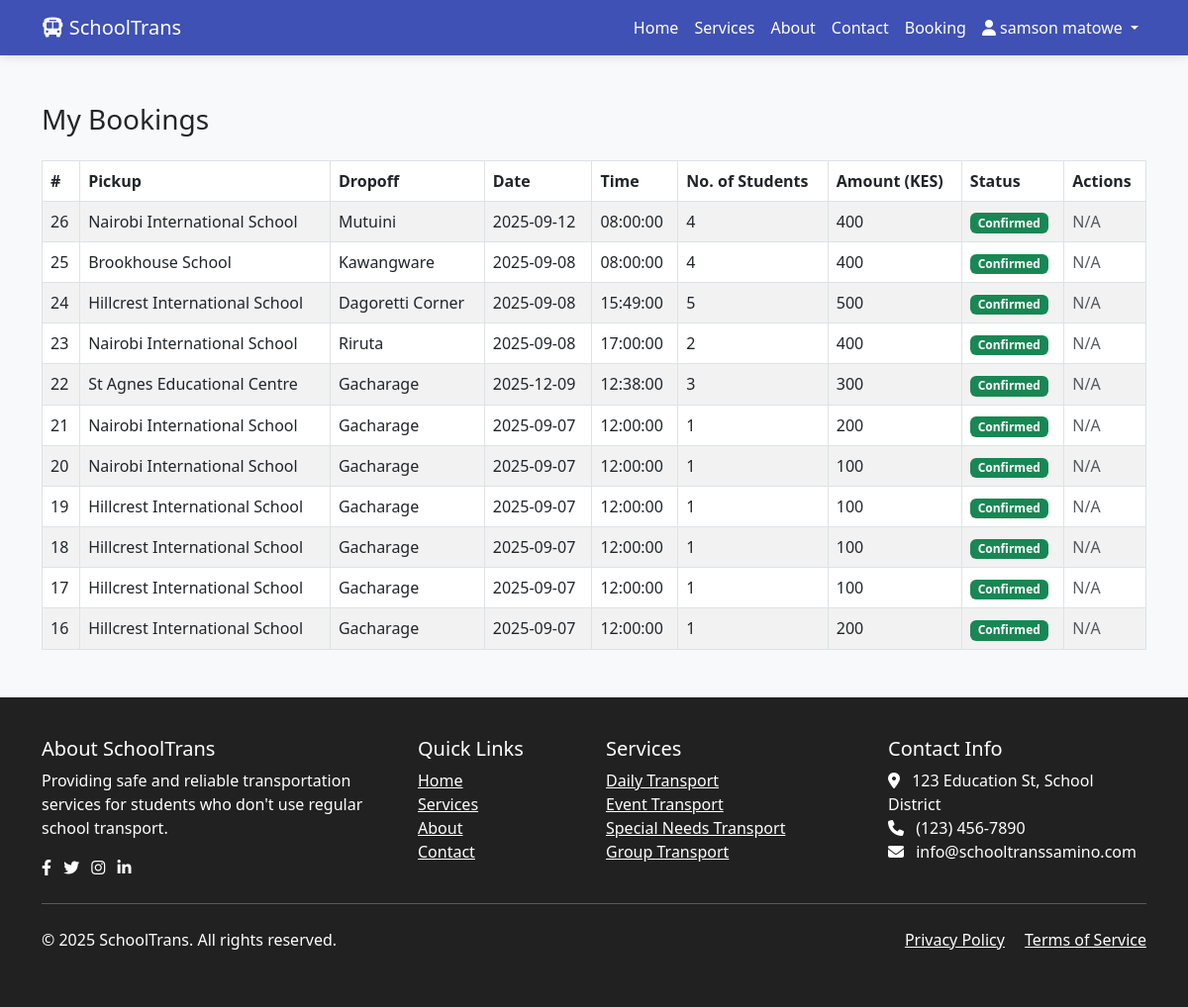
Screenshot of /my_bookings.php (signed in) with the database file from the repository.
### tables this page shows
CREATE TABLE `bookings` (
  `id` int(11) NOT NULL,
  `user_id` int(11) NOT NULL,
  `school_id` int(11) NOT NULL,
  `student_id` int(11) DEFAULT NULL,
  `route_id` int(11) DEFAULT NULL,
  `vehicle_id` int(11) DEFAULT NULL,
  `pickup_location` varchar(255) DEFAULT NULL,
  `booking_date` date NOT NULL,
  `journey_date` date NOT NULL,
  `pickup_time` time DEFAULT NULL,
  `dropoff_time` time DEFAULT NULL,
  `status` enum('pending','confirmed','cancelled','completed') DEFAULT 'pending',
  `distance` decimal(5,2) DEFAULT NULL,
  `created_at` datetime DEFAULT current_timestamp(),
  `pickup_address` varchar(255) DEFAULT NULL,
  `pickup_lat` decimal(10,8) DEFAULT NULL,
  `pickup_lng` decimal(11,8) DEFAULT NULL,
  `dropoff_location` varchar(255) DEFAULT NULL,
  `dropoff_address` varchar(255) DEFAULT NULL,
  `dropoff_lat` decimal(10,8) DEFAULT NULL,
  `dropoff_lng` decimal(11,8) DEFAULT NULL,
  `service_type` varchar(50) NOT NULL DEFAULT 'daily',
  `amount` decimal(10,2) NOT NULL DEFAULT 0.00,
  `payment_status` enum('pending','paid') NOT NULL DEFAULT 'pending',
  `no_of_students` int(11) NOT NULL DEFAULT 1,
  `driver_remarks` text DEFAULT NULL
);

### my_bookings.php (the view, shortened to what this page needs)
<?php
$pdo = new PDO("mysql:host=localhost;dbname=school_transport", "root", "");
$pdo->setAttribute(PDO::ATTR_ERRMODE, PDO::ERRMODE_EXCEPTION);
$user_id = $_SESSION['user_id'];
$stmt = $pdo->prepare("SELECT * FROM bookings WHERE student_id = :user_id ORDER BY created_at DESC");
$stmt->execute([':user_id' => $user_id]);
$bookings = $stmt->fetchAll(PDO::FETCH_ASSOC);
?>
<?php include 'header.php'; ?>
<div class="container my-5">
    <h3>My Bookings</h3>
    <table class="table table-bordered table-striped mt-4">
        <thead>
            <tr>
                <th>#</th>
                <th>Pickup</th>
                <th>Dropoff</th>
                <th>Date</th>
                <th>Time</th>
                <th>No. of Students</th>
                <th>Amount (KES)</th>
                <th>Status</th>
                <th>Actions</th>
            </tr>
        </thead>
        <tbody>
            <?php foreach($bookings as $b): ?>
            <?php
                switch($b['service_type']){
                    case 'daily':
                        $unit_price = 100;
                        break;
                    case 'event':
                        $unit_price = 200;
                        break;
                }
                $amount = $unit_price * $b['no_of_students'];
            ?>
            <tr>
                <td><?php echo $b['id']; ?></td>
                <td><?php echo htmlspecialchars($b['pickup_location']); ?></td>
                <td><?php echo htmlspecialchars($b['dropoff_location']); ?></td>
                <td><?php echo $b['journey_date']; ?></td>
                <td><?php echo $b['pickup_time']; ?></td>
                <td><?php echo $b['no_of_students']; ?></td>
                <td><?php echo number_format($amount); ?></td>
                <td>
                    <?php if($b['status'] == 'pending'): ?>
                        <span class="badge bg-warning text-dark">Pending</span>
                    <?php elseif($b['status'] == 'confirmed'): ?>
                        <span class="badge bg-success">Confirmed</span>
                    <?php else: ?>
                        <span class="badge bg-danger"><?php echo htmlspecialchars($b['status']); ?></span>
                    <?php endif; ?>
                </td>
                <td>
                    <?php if($b['status'] == 'pending'): ?>
                        <a href="cancel_booking.php?id=<?php echo $b['id']; ?>" class="btn btn-sm btn-danger mb-1">Cancel</a>
                        <form action="stk_push.php" method="POST" style="display:inline;">
                            <input type="hidden" name="booking_id" value="<?php echo $b['id']; ?>">
                            <input type="hidden" name="amount" value="<?php echo $amount; ?>">
                            <input type="hidden" name="phone" value="<?php echo $_SESSION['phone'] ?? ''; ?>">
                            <button type="submit" class="btn btn-sm btn-primary mb-1">Pay</button>
                        </form>
                    <?php else: ?>
                        <span class="text-muted">N/A</span>
                    <?php endif; ?>
                </td>
            </tr>
            <?php endforeach; ?>
        </tbody>
    </table>
</div>
<?php include 'footer.php'; ?>

### header.php (style rules this page uses)
:root { --primary: #3f51b5; --secondary: #ff4081; --accent: #00bcd4; --light: #f5f5f5; --dark: #212121; }
body { font-family: 'Segoe UI', Tahoma, Geneva, Verdana, sans-serif; background-color: #f8f9fa; }

### rows the page displays
bookings: id "26", pickup_location "Nairobi International School", dropoff_location "Mutuini", journey_date "2025-09-12", pickup_time "08:00:00", no_of_students "4", amount "400", status "Confirmed"
bookings: id "25", pickup_location "Brookhouse School", dropoff_location "Kawangware", journey_date "2025-09-08", pickup_time "08:00:00", no_of_students "4", amount "400", status "Confirmed"
bookings: id "24", pickup_location "Hillcrest International School", dropoff_location "Dagoretti Corner", journey_date "2025-09-08", pickup_time "15:49:00", no_of_students "5", amount "500", status "Confirmed"
bookings: id "23", pickup_location "Nairobi International School", dropoff_location "Riruta", journey_date "2025-09-08", pickup_time "17:00:00", no_of_students "2", amount "400", status "Confirmed"
bookings: id "22", pickup_location "St Agnes Educational Centre", dropoff_location "Gacharage", journey_date "2025-12-09", pickup_time "12:38:00", no_of_students "3", amount "300", status "Confirmed"
bookings: id "21", pickup_location "Nairobi International School", dropoff_location "Gacharage", journey_date "2025-09-07", pickup_time "12:00:00", no_of_students "1", amount "200", status "Confirmed"
bookings: id "20", pickup_location "Nairobi International School", dropoff_location "Gacharage", journey_date "2025-09-07", pickup_time "12:00:00", no_of_students "1", amount "100", status "Confirmed"
bookings: id "19", pickup_location "Hillcrest International School", dropoff_location "Gacharage", journey_date "2025-09-07", pickup_time "12:00:00", no_of_students "1", amount "100", status "Confirmed"
bookings: id "18", pickup_location "Hillcrest International School", dropoff_location "Gacharage", journey_date "2025-09-07", pickup_time "12:00:00", no_of_students "1", amount "100", status "Confirmed"
bookings: id "17", pickup_location "Hillcrest International School", dropoff_location "Gacharage", journey_date "2025-09-07", pickup_time "12:00:00", no_of_students "1", amount "100", status "Confirmed"
bookings: id "16", pickup_location "Hillcrest International School", dropoff_location "Gacharage", journey_date "2025-09-07", pickup_time "12:00:00", no_of_students "1", amount "200", status "Confirmed"

### other values shown
$_SESSION['full_name'] "samson matowe"
